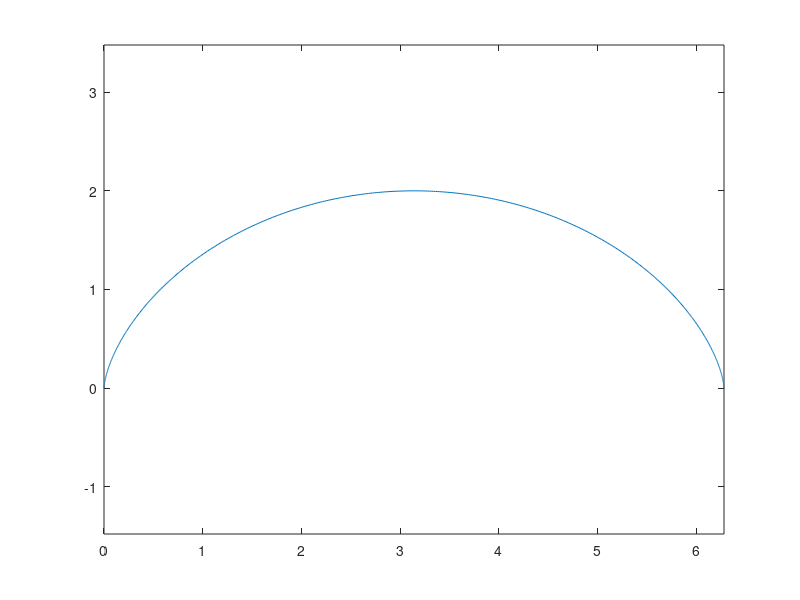
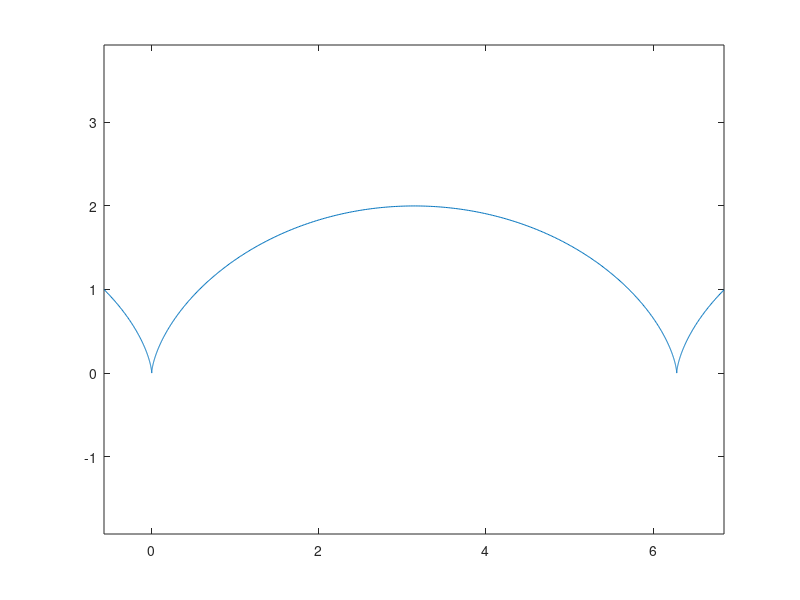
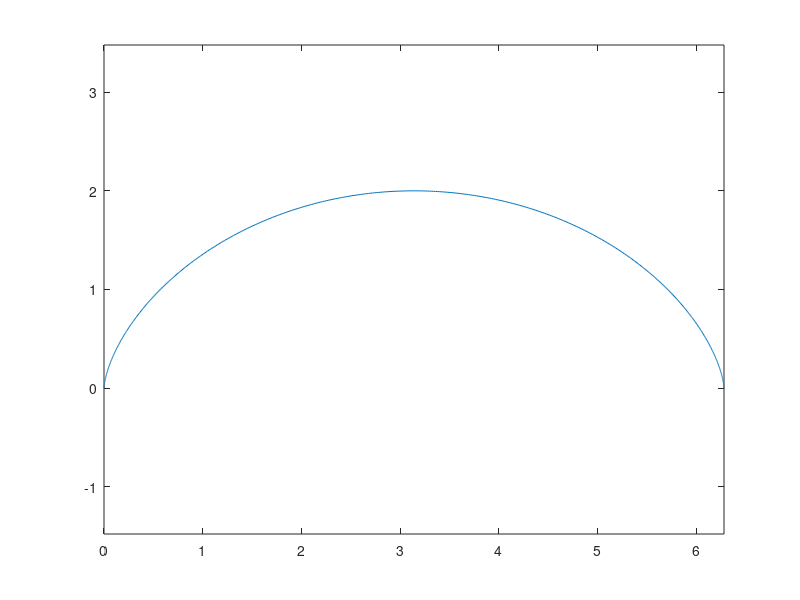
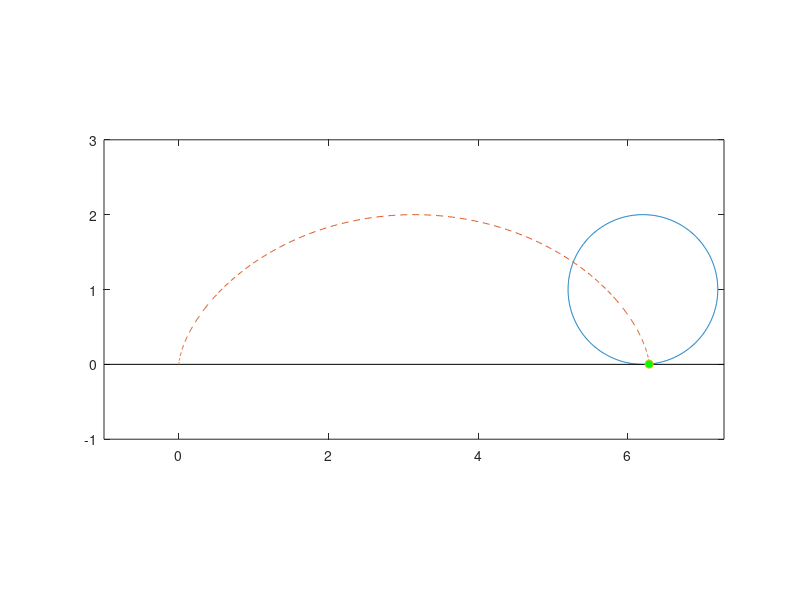

These charts were generated, in order, by the following MATLAB code:
theta = 0:0.01:2*pi;

x = theta - sin(theta); 
y = 1-cos(theta);

figure(1)
plot(x,y)
axis equal

%%
clear z
theta = 0-pi/2:0.01:2*pi+pi/2;
z = theta + 1i - sin(theta) - 1i*cos(theta);
figure(2)
plot(real(z),imag(z))
axis equal

%%
clear z
theta = 0:0.01:2*pi;
z = theta + 1i + exp(1i*(3*pi/2-theta));
figure(3);  
plot(real(z),imag(z))
axis equal

figure(4)
t = 0:0.01:2*pi;
c = 1i + exp(1i*t);

for theta = 0:0.1:2*pi
    w = theta + 1i + exp(1i*(3*pi/2-theta));
    plot(theta + real(c),imag(c));  hold on
    axis([-1 2*pi+1 -1 3])
    axis equal    
    plot([-1 2*pi+1],[0 0],'k')
    plot(real(z),imag(z),'--')
    plot(real(w),imag(w),'o','MarkerFaceColor','g');  hold off
    pause(0.05)
%     pause
end



%%
theta = 0:0.01:2*pi;

c = exp(1i*theta);
r = 0.2;
beta = 2*pi + theta*(1-1/r);
z = (1-r)*exp(1i*theta) + r*exp(1i*beta);

figure(5)
% plot(real(c),imag(c));  hold on
plot(real(z),imag(z));  hold off
axis equal


%%

k = 4*pi;

theta = 0:0.01:k;

r = 0.4;
beta = 2*pi + theta*(1-1/r);
c = exp(1i*theta);
z = (1-r)*exp(1i*theta) + r*exp(1i*beta);

figure(6)

for x = 0:0.05:k
    c2 = (1-r)*exp(1i*x) + r*exp(1i*theta);
    w = (1-r)*exp(1i*x) + r*exp(1i*(2*pi + x*(1-1/r)));

    plot(real(c),imag(c),'k');  hold on
    plot(real(c2),imag(c2),'r','linewidth',2);  
    plot(real(z),imag(z));  
    plot(real(w),imag(w),'o','MarkerFaceColor','g')    
    hold off
    axis equal
    pause(0.005)
end


































